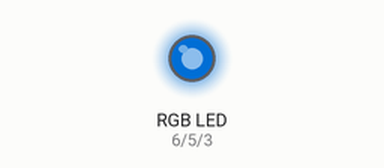
Recording of a sketch running on a simulated Arduino Uno, built with avr-gcc and run on an emulated ATmega328P. On the bench: an RGB LED mixed from three pins (HIGH = lit). Dim RGB values are drawn brighter than linear; random numbers use the default seed unless the sketch sets one.

Above: at 0.1 s.
At 4.1 s:
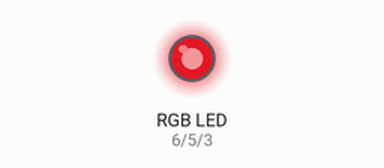
At 9.1 s:
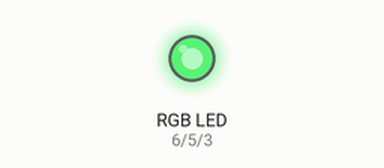
At 19.1 s:
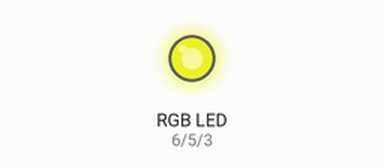
At 29.1 s:
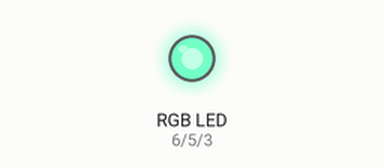
At 39.1 s:
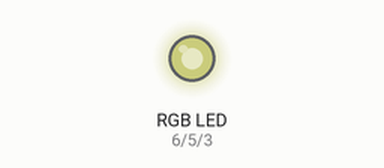
Timing chart, 0 to 40.0 s (numbered marks = the images above):
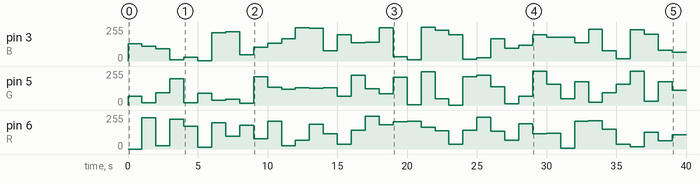

The sketch:

random_color.ino
```cpp
int R = 6;
int G = 5;
int B = 3;


long randNumber;

void setup() {
// initialize digital pin LED_BUILTIN as an output.
  Serial.begin(9600);
  randomSeed(analogRead(0));
  pinMode(B, OUTPUT);
  pinMode(G, OUTPUT);
  pinMode(R, OUTPUT);

}

void loop() {


  randNumber = random(256);
  analogWrite(R, randNumber);
  randNumber = random(256);
  analogWrite(G, randNumber);
  randNumber = random(256);
  analogWrite(B, randNumber);

  delay(1000);

}
```

Measured:
- by itself, pin 3 (B): 0/255 → 130/255 at 0.00 s, → 112/255 1.0 s later, → 91/255 1.0 s later, → 9/255 1.0 s later, … (40 changes in this stretch)
- by itself, pin 5 (G): 0/255 → 67/255 at 0.00 s, → 16/255 1.0 s later, → 91/255 1.0 s later, → 196/255 1.0 s later, … (40 changes in this stretch)
- by itself, pin 6 (R): 0/255 → 234/255 at 1.0 s, → 24/255 1.0 s later, → 222/255 1.0 s later, → 169/255 1.0 s later, … (39 changes in this stretch)
